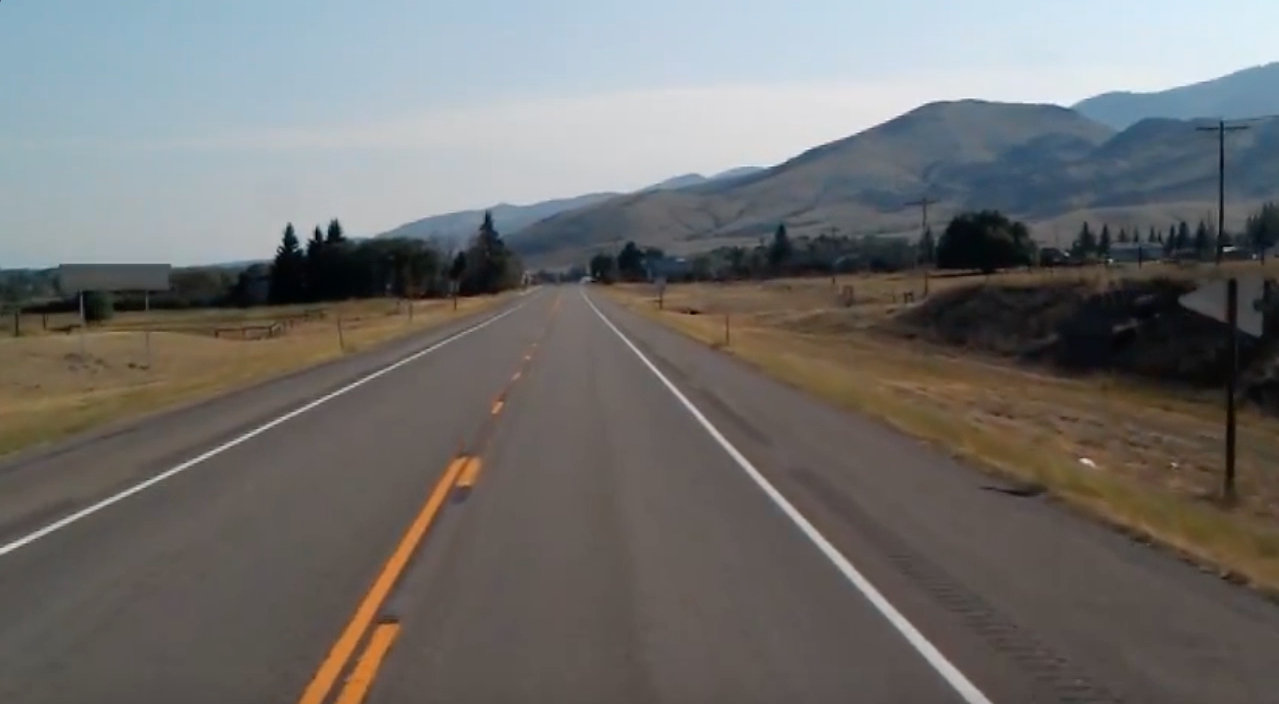
#> input picture Images/test_image.jpg, 1279 x 704 px, found by its file name
$ python lane_detection.py
#> lines starting #> are read from the running program, lines starting #| are printed output that depends on the picture; after the words box and inside, x2 and y2 are one past the last pixel; in counts of white or black regions, pixels touching at a corner belong together
# -*- coding: utf-8 -*-
"""lane-detection.ipynb

Automatically generated by Colaboratory.

Original file is located at
    https://colab.research.google.com/drive/1sq3rmi1lnGTkzWccZ_DAzjxGEXK22EZ6
"""

#importing libraries
import numpy as np
import matplotlib.pyplot as plt
import cv2

from google.colab.patches import cv2_imshow

from google.colab import drive
drive.mount('/content/gdrive')

image_path = r"/content/gdrive/MyDrive/Lane-Detection-master/Lane-Detection-master/Images/test_image.jpg"
image = cv2.imread(image_path) #converts the image into multidimensional numpy array
#> image is the input picture: shape (704, 1279, 3); mean B, G, R 109.7, 111.3, 112.3
cv2_imshow(image)
cv2.waitKey(0)
plt.imshow(image)

#Grayscale
lane_image = np.copy(image)
gray = cv2.cvtColor(lane_image, cv2.COLOR_RGB2GRAY)
cv2_imshow(gray)
cv2.waitKey(0)

#Gaussian blur
blur = cv2.GaussianBlur(gray, (5,5), 0)
cv2_imshow( blur)
cv2.waitKey(0)

#applying canny edge function
c = cv2.Canny(blur, 50,150)
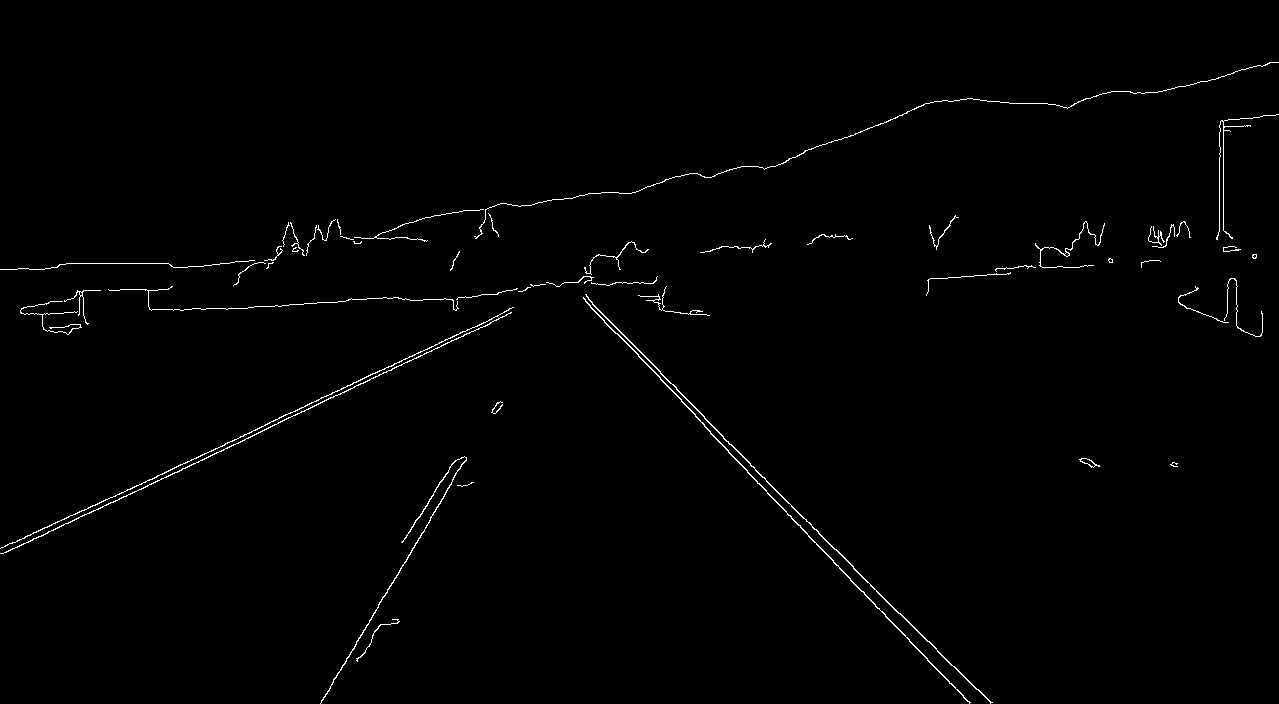
#> c: shape (704, 1279); 0.91% white in thin lines or dots
cv2_imshow( c)
cv2.waitKey(0)

lane_image = np.copy(image)

#canny function will contain all the changes
def canny(image):
    gray = cv2.cvtColor(lane_image, cv2.COLOR_RGB2GRAY) #original image
    blur = cv2.GaussianBlur(gray, (5,5), 0)
    canny = cv2.Canny(blur, 50,150)
    return canny

plt.imshow(canny(lane_image))

"""Thus we got the image that is grayscaled, gaussiun blurred and applied on with canny algorithm.

"""

#array of image applied with canny edge function
c1 = canny(lane_image)

#region of interest
def region_of_int(image):
    height = image.shape[0]
    #Coordinates of the triangular region
    polygons = np.array([
        [(200,height), (1100, height), (550, 250)]
    ])
    #Create a black image with the same dimensions as original image
    mask = np.zeros_like(image)
    cv2.fillPoly(mask, polygons, 255)#filling the traced polygon with white
    return mask

cv2_imshow( region_of_int(c1))
#> in region_of_int, `cv2.fillPoly(mask, polygons, 255)#filling the traced polygon with white`: mask: shape (704, 1279); 22.7% white; 1 white region, box (x1, y1, x2, y2) and area: (200, 250, 1100, 704) 204575
cv2.waitKey(0)

#Bitwise on the canny edge image
def region_of_int(image):
    height = image.shape[0]
    #Coordinates of the triangular region
    polygons = np.array([
        [(200,height), (1100, height), (550, 250)]
    ])
    #create a black image with the same dimensions as original image
    mask = np.zeros_like(image)
    cv2.fillPoly(mask, polygons, 255)
    masked_image = cv2.bitwise_and(image, mask)
    return masked_image

cropped_image = region_of_int(c1)
#> in region_of_int, `masked_image = cv2.bitwise_and(image, mask)`:
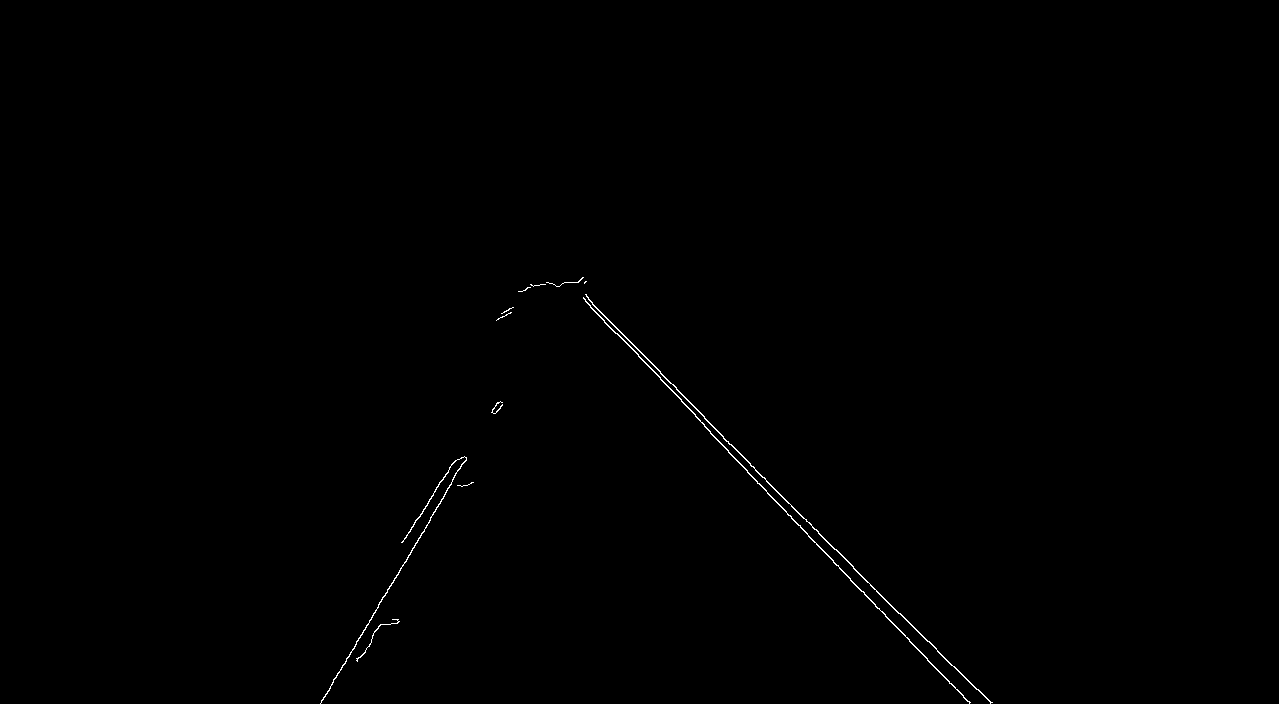
#> masked_image: shape (704, 1279); 0.26% white in thin lines or dots, all inside (x1, y1, x2, y2) = (320, 277, 993, 704)
cv2_imshow(cropped_image)
cv2.waitKey(0)

#Hough transform
lines = cv2.HoughLinesP(cropped_image, 2, np.pi/180, 100, np.array([]), minLineLength = 40, maxLineGap = 5)
#> lines = 13 rows, first 6: [704, 418, 927, 641], [704, 426, 791, 516], [320, 703, 445, 494], [585, 301, 663, 381], [630, 341, 670, 383], [794, 520, 861, 591]

def display_lines(image, lines):
    line_image = np.zeros_like(image)

    #to make sure array is not empty
    if lines is not None:
       for line in lines:
            x1, y1, x2, y2= line.reshape(4)

            #Black lines on image
            cv2.line(line_image, (x1, y1), (x2, y2), (255, 0, 0), 10)
    return line_image

line_image = display_lines(lane_image, lines)
#> the loop in display_lines, `for line in lines:` made 13 passes
#> (x1, y1, x2, y2) on passes 1 to 12: (704, 418, 927, 641), (704, 426, 791, 516), (320, 703, 445, 494), (585, 301, 663, 381), (630, 341, 670, 383), (794, 520, 861, 591), (659, 371, 704, 416), (870, 599, 939, 672), (767, 493, 807, 534), (423, 509, 454, 461), (940, 653, 991, 702), (824, 551, 879, 609)
cv2_imshow(line_image)
cv2.waitKey(0)

#sum of color image(lane_image) with weights, i.e merging the black and original image
combo_image = cv2.addWeighted(lane_image, 0.8, line_image, 1, 1)
cv2_imshow(combo_image)
cv2.waitKey(0)

#optimization

#the coordinates for the averaged out single line
def make_coord(image, line_parameters):
    slope, intercept = line_parameters
    y1 = image.shape[0]
    y2 = int(y1*(3/5))
    x1 = int((y1 - intercept)/slope)
    x2 = int((y2 - intercept)/slope)
    return np.array([x1, y1, x2, y2])


#average the slope of multiple lines and make one line
def average_slope(image, lines):
    left_fit= []
    right_fit = []
    for line in lines:
        x1, y1, x2, y2= line.reshape(4)

        #fit line to points, return slope and y-int
        parameters = np.polyfit((x1, x2), (y1, y2), 1)
        slope = parameters[0]
        intercept = parameters[1]
        #lines on the right have positive slope, and lines on the left have negative slope
        if slope < 0:
            left_fit.append((slope, intercept))
        else:
            right_fit.append((slope, intercept))

    #average of all the columns (column0: slope, cloumns: y_int)
    left_fit_avg = np.average(left_fit, axis = 0)
    right_fit_avg = np.average(right_fit, axis = 0)

    #Create line based on avg value
    left_line = make_coord(image, left_fit_avg)
    right_line = make_coord(image, right_fit_avg)
    return np.array([left_line, right_line])

averaged_lines = average_slope(lane_image, lines)
#> the loop in average_slope, `for line in lines:` made 13 passes
#> (x1, y1, x2, y2, slope, intercept) on passes 1 to 12: (704, 418, 927, 641, 1, -286), (704, 426, 791, 516, 1.03, -302.3), (320, 703, 445, 494, -1.67, 1238), (585, 301, 663, 381, 1.03, -299), (630, 341, 670, 383, 1.05, -320.5), (794, 520, 861, 591, 1.06, -321.4), (659, 371, 704, 416, 1, -288), (870, 599, 939, 672, 1.06, -321.4), (767, 493, 807, 534, 1.03, -293.2), (423, 509, 454, 461, -1.55, 1164), (940, 653, 991, 702, 0.961, -250.1), (824, 551, 879, 609, 1.05, -317.9)
#> after the loop in average_slope, `for line in lines:`: left_fit = [(-1.67, 1238), (-1.55, 1164)]; right_fit = [(1, -286), (1.03, -302.3), (1.03, -299), (1.05, -320.5), (1.06, -321.4), (1, -288), (1.06, -321.4), (1.03, -293.2), (0.961, -250.1), (1.05, -317.9), (1, -287)]
#> in average_slope, `left_fit_avg = np.average(left_fit, axis = 0)`: left_fit_avg = [-1.61, 1201]
#> in average_slope, `right_fit_avg = np.average(right_fit, axis = 0)`: right_fit_avg = [1.02, -298.8]
#> in make_coord, `slope, intercept = line_parameters`: slope = -1.61; intercept = 1201
#> in make_coord, `x1 = int((y1 - intercept)/slope)`: x1 = 308
#> in make_coord, `x2 = int((y2 - intercept)/slope)`: x2 = 483
#> in average_slope, `left_line = make_coord(image, left_fit_avg)`: left_line = [308, 704, 483, 422]
#> in average_slope, `right_line = make_coord(image, right_fit_avg)`: right_line = [978, 704, 703, 422]
#> averaged_lines = [[308, 704, 483, 422], [978, 704, 703, 422]]
line_image = display_lines(lane_image, averaged_lines)
#> the loop in display_lines (call 2), `for line in lines:` made 2 passes
cv2_imshow(line_image)
cv2.waitKey(0)

combo_image = cv2.addWeighted(lane_image, 0.8, line_image, 1, 1)
cv2_imshow(combo_image)
cv2.waitKey(0)

"""## Detecting lane lines in video"""

capture = cv2.VideoCapture(r"/content/gdrive/MyDrive/Lane-Detection-master/Lane-Detection-master/Videos/test2.mp4")
while(capture.isOpened()):
    ret, frame = capture.read()
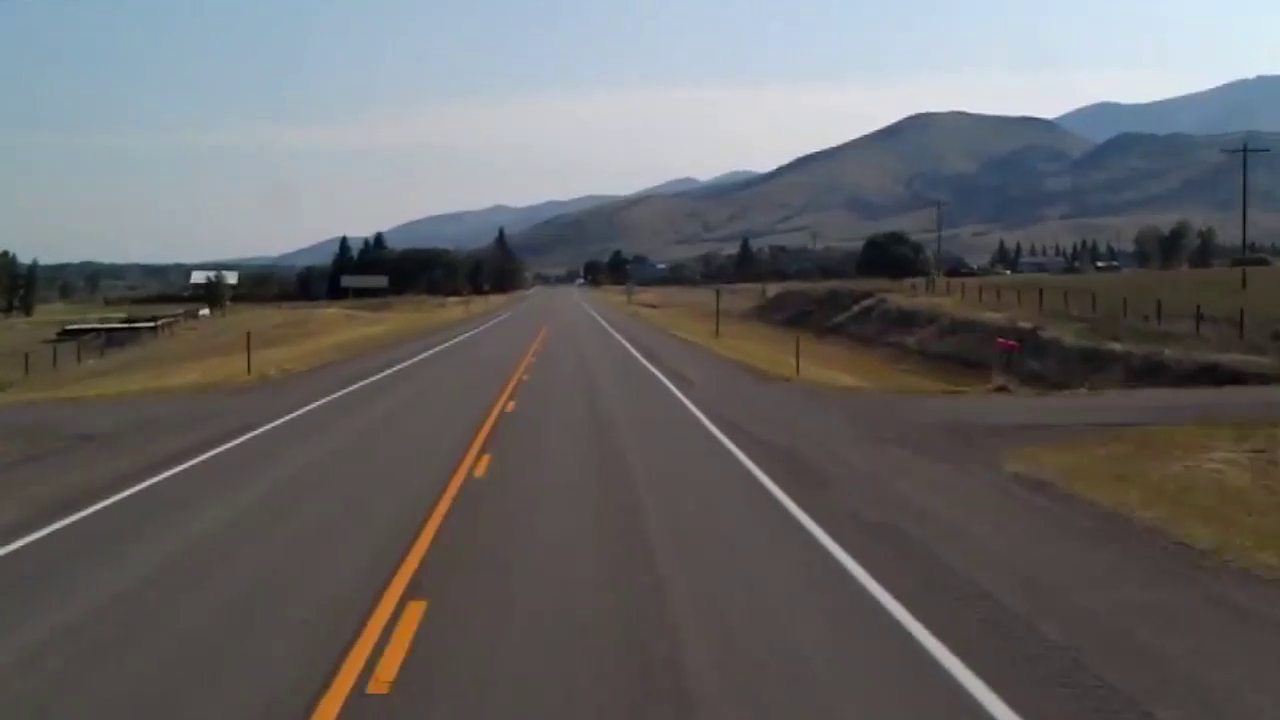
#> input picture frame 15 of Videos/test2.mp4, 1280 x 720 px
#> frame is the input picture: shape (720, 1280, 3); mean B, G, R 103.5, 102.8, 103.5
    if ret == True:
        c1 = canny(frame)
        cropped_image = region_of_int(c1)
        lines = cv2.HoughLinesP(cropped_image, 2, np.pi/180, 100, np.array([]), minLineLength=40,maxLineGap=5)
        averaged_lines = average_slope(frame, lines)
#> the loop in average_slope (call 2), `for line in lines:` made 13 passes
#> averaged_lines = [[298, 720, 477, 432], [994, 720, 713, 432]]
        line_image = display_lines(frame, averaged_lines)
        combo_image = cv2.addWeighted(frame, 0.8, line_image, 1, 1)
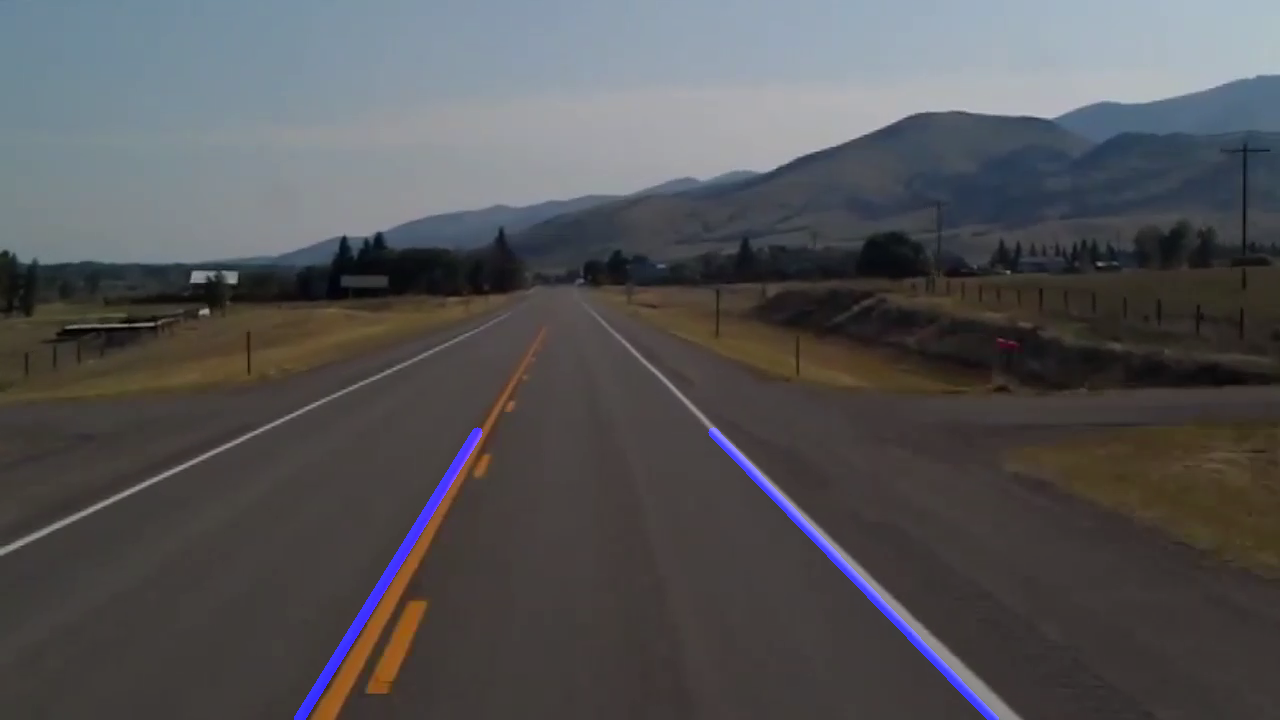
#> combo_image: shape (720, 1280, 3); mean B, G, R 85.4, 83.3, 83.8
        cv2_imshow(combo_image)
        if cv2.waitKey(10) & 0xFF == ord('q'):
#> (key q is pressed here)
            break
    else:
        break
capture.release()
cv2.destroyAllWindows()
#> figure, not shown here; B, G, R data is drawn as R, G, B
